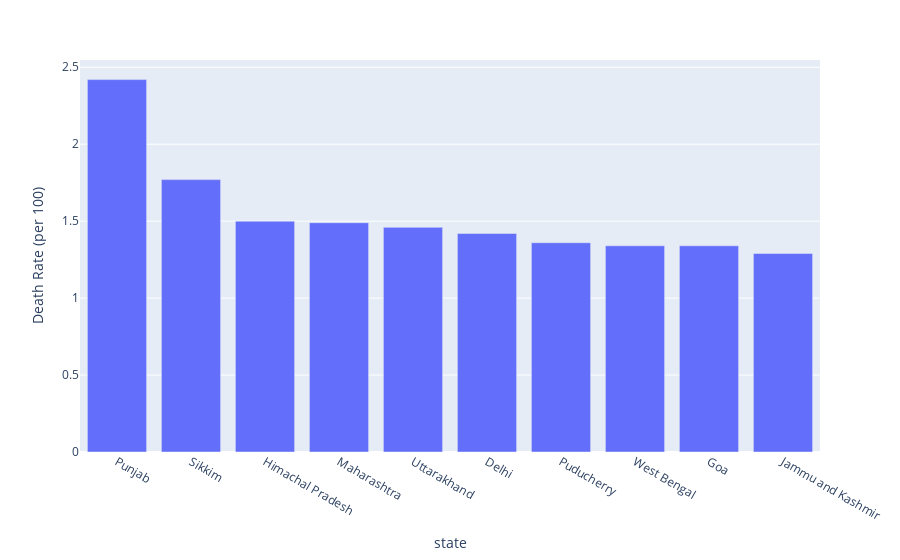

Write notebook code for a chart like this one.
### Code cell
px.bar(top_10_dr.head(10),x='state',y='Death Rate (per 100)')

### Figure 1 — Plotly figure (JSON) as saved in the notebook; plotly's stock layout.template omitted (floating-point values rounded to 4 significant figures)
{"data": [{"alignmentgroup": "True", "hovertemplate": "state=%{x}<br>Death Rate (per 100)=%{y}<extra></extra>", "legendgroup": "", "marker": {"color": "#636efa"}, "name": "", "offsetgroup": "", "orientation": "v", "showlegend": false, "textposition": "auto", "type": "bar", "x": ["Punjab", "Sikkim", "Himachal Pradesh", "Maharashtra", "Uttarakhand", "Delhi", "Puducherry", "West Bengal", "Goa", "Jammu and Kashmir"], "xaxis": "x", "y": [2.42, 1.77, 1.5, 1.49, 1.46, 1.42, 1.36, 1.34, 1.34, 1.29], "yaxis": "y"}], "layout": {"barmode": "relative", "legend": {"tracegroupgap": 0}, "margin": {"t": 60}, "xaxis": {"anchor": "y", "domain": [0, 1], "title": {"text": "state"}, "type": "category", "range": [-0.5, 9.5], "autorange": true}, "yaxis": {"anchor": "x", "domain": [0, 1], "title": {"text": "Death Rate (per 100)"}, "type": "linear", "range": [0, 2.547], "autorange": true}, "autosize": true}}
